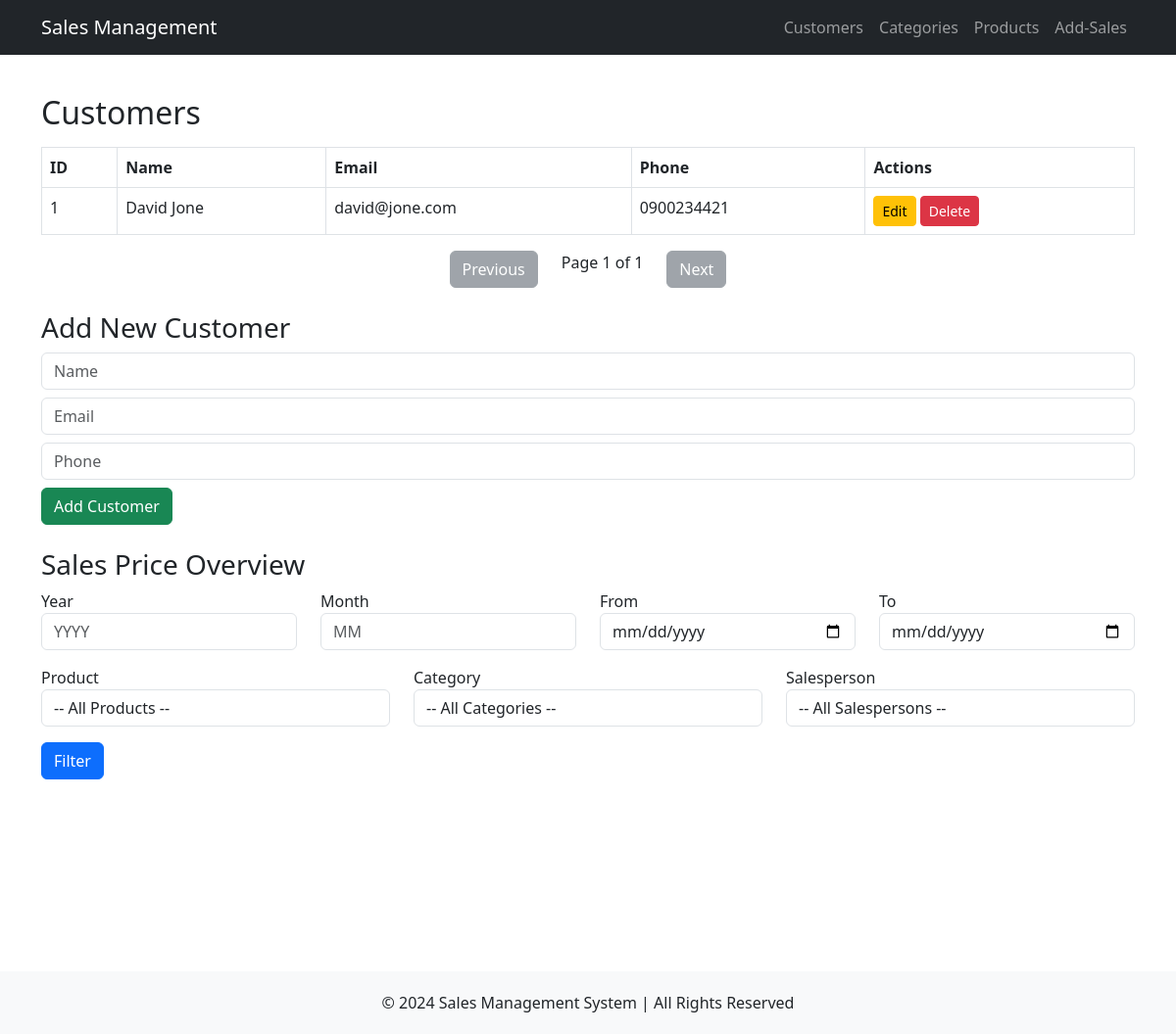
The page /customers on the database as committed earlier.
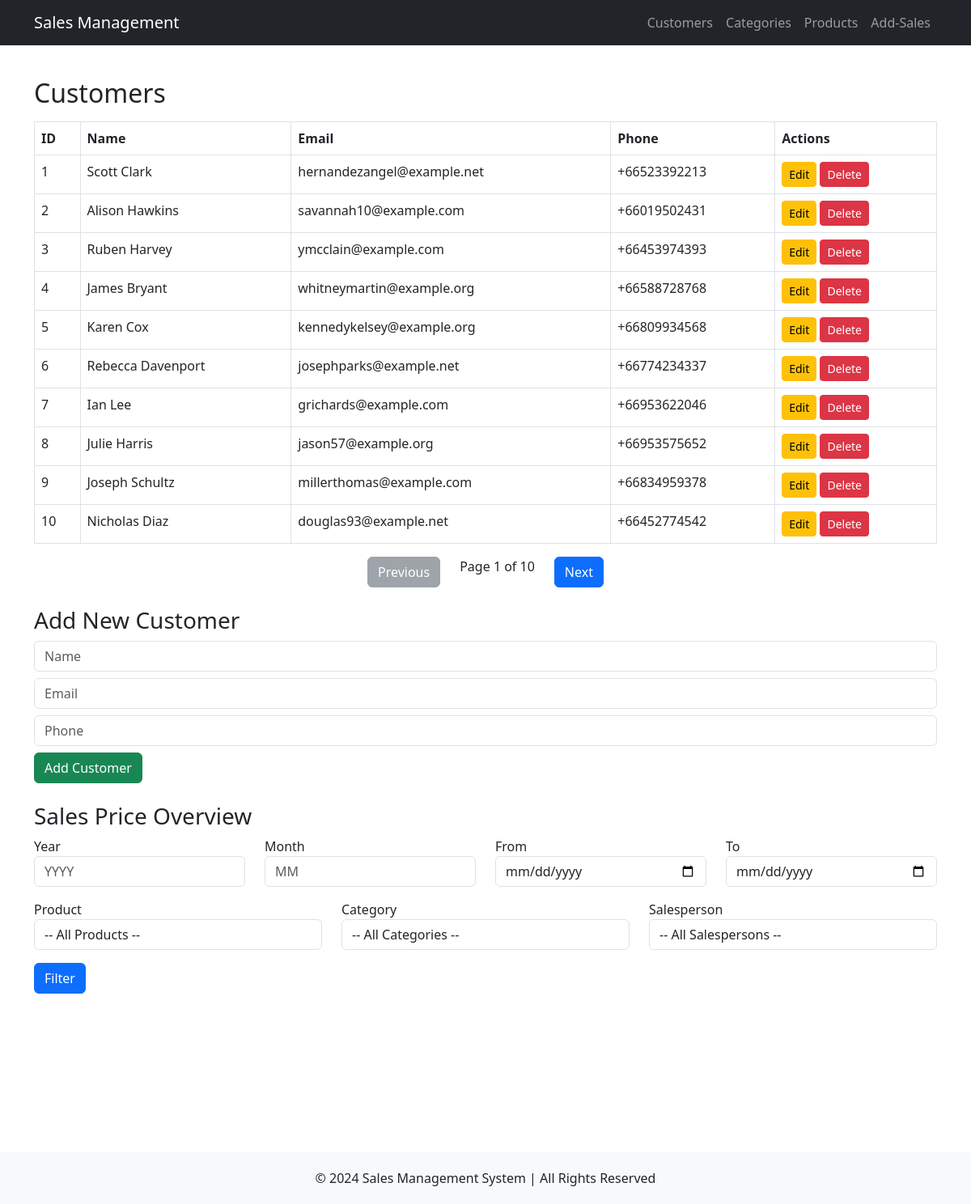
The same page on the database as committed later.
### tables this page shows
CREATE TABLE Customers (
    cus_id INTEGER PRIMARY KEY AUTOINCREMENT NOT NULL UNIQUE,
    name VARCHAR(30) NOT NULL,
    email VARCHAR(50) UNIQUE,
    tel VARCHAR(15) UNIQUE
);

### routes/customers.py (the view)
@customer_bp.route('/customers', methods=['GET', 'POST'])
def customers():
    try:
        page = request.args.get('page', 1, type=int)
        offset = (page - 1) * CUSTOMERS_PER_PAGE
        conn = get_db_connection()
        fcustomers = conn.execute('SELECT * FROM Customers LIMIT ? OFFSET ?', (CUSTOMERS_PER_PAGE, offset)).fetchall()
        conn.close()
        conn = get_db_connection()
        total_customers = conn.execute('SELECT COUNT(*) FROM Customers').fetchone()[0]
        conn.close()
        total_pages = (total_customers + CUSTOMERS_PER_PAGE - 1) // CUSTOMERS_PER_PAGE
        has_prev = page > 1
        has_next = page < total_pages
        conn = get_db_connection()
        customers = conn.execute('SELECT * FROM Customers').fetchall()
        categories = conn.execute('SELECT * FROM Product_categories').fetchall()
        products = conn.execute('SELECT * FROM Products').fetchall()
        salespersons = conn.execute('SELECT * FROM Salespersons').fetchall()
        filtered_sales = []  # Default: No sales shown until filtered
        query_params = []
        if request.method == 'POST':
            year = request.form.get('year')
            month = request.form.get('month')
            start_date = request.form.get('start_date')
            end_date = request.form.get('end_date')
            product_id = request.form.get('product_id')
            category_id = request.form.get('category_id')
            salesperson_id = request.form.get('salesperson_id')
            query = """
                SELECT Sales_transactions.st_id, Sales_transactions.st_date, Sales_transactions.st_total, Customers.name AS customer, Salespersons.name AS salesperson,
                Products.name AS product, Products.price, Sales_products.purchased_qty, Product_categories.name AS category
                FROM Sales_transactions
                JOIN Sales_products ON Sales_transactions.st_id = Sales_products.sales_transaction_id
                JOIN Products ON Sales_products.product_id = Products.pro_id
                JOIN Product_categories ON Products.category_id = Product_categories.proc_id
                JOIN Customers ON Sales_transactions.cus_id = Customers.cus_id
                JOIN Salespersons ON Sales_transactions.sp_id = Salespersons.sp_id
                WHERE 1=1
            """
            if year:
                query += " AND strftime('%Y', Sales_transactions.st_date) = ?"
                query_params.append(year)
            if month:
                query += " AND strftime('%m', Sales_transactions.st_date) = ?"
                query_params.append(month)
            if start_date and end_date:
                query += " AND Sales_transactions.st_date BETWEEN ? AND ?"
                query_params.append(start_date)
                query_params.append(end_date)
            if product_id:
                query += " AND Products.pro_id = ?"
                query_params.append(product_id)
            if category_id:
                query += " AND Product_categories.proc_id = ?"
                query_params.append(category_id)
            if salesperson_id:
                query += " AND Salespersons.sp_id = ?"
                query_params.append(salesperson_id)
            filtered_sales = conn.execute(query, query_params).fetchall()
        else:
            filtered_sales = []  # Default: No data unless searched
        conn.close()
        return render_template('customers.html', fcustomers=fcustomers,
                                                 page=page,
                                                 total_pages=total_pages,
                                                 has_prev=has_prev,
                                                 has_next=has_next,
                                                 customers=customers,
                                                 categories=categories,
                                                 products=products,
                                                 salespersons=salespersons,
                                                 sales=filtered_sales,)
    except Exception as e:
        flash(f"Error: {str(e)}", 'danger')
        print("Error:", e)
        return render_template('customers.html', customers=[])

### routes/customers.py (called while the page is built)
def get_db_connection():
    conn = sqlite3.connect(DATABASE)
    conn.row_factory = sqlite3.Row
    return conn

### templates/customers.html (shortened to what this page needs)
{% extends 'base.html' %}
{% block content %}
    <h2>Customers</h2>
    <table class='table table-bordered mt-3'>
        <thead>
            <tr>
                <th>ID</th>
                <th>Name</th>
                <th>Email</th>
                <th>Phone</th>
                <th>Actions</th>
            </tr>
        </thead>
        <tbody>
            {% for fcustomer in fcustomers %}
            <tr>
                <td>{{ fcustomer['cus_id'] }}</td>
                <td>{{ fcustomer['name'] }}</td>
                <td>{{ fcustomer['email'] }}</td>
                <td>{{ fcustomer['tel'] }}</td>
                <td>
                    <a href='/edit_customer/{{ fcustomer["cus_id"] }}' class='btn btn-warning btn-sm'>Edit</a>
                    <a href='/delete_customer/{{ fcustomer["cus_id"] }}' class='btn btn-danger btn-sm'>Delete</a>
                </td>
            </tr>
            {% endfor %}
        </tbody>
    </table>
    <div class="pagination d-flex justify-content-center">
        {% if has_prev %}
            <a href="{{ url_for('customer_bp.customers', page=page-1) }}" class="btn btn-primary mx-4">Previous</a>
        {% else %}
            <button class="btn btn-secondary mx-4" disabled>Previous</button>
        {% endif %}
        <span>Page {{ page }} of {{ total_pages }}</span>
        {% if has_next %}
            <a href="{{ url_for('customer_bp.customers', page=page+1) }}" class="btn btn-primary mx-4">Next</a>
        {% else %}
            <button class="btn btn-secondary mx-4" disabled>Next</button>
        {% endif %}
    </div>
    <br/>
    <h3>Add New Customer</h3>
    <form action='/add_customer' method='post'>
        <input type='text' name='name' placeholder='Name' required class='form-control mb-2'>
        <input type='email' name='email' placeholder='Email' required class='form-control mb-2'>
        <input type='text' name='tel' placeholder='Phone' required class='form-control mb-2'>
        <button type='submit' class='btn btn-success'>Add Customer</button>
    </form>
<h3 class="mt-4">Sales Price Overview</h3>
<form method="POST" action="{{ url_for('customer_bp.customers') }}">
    <div class="row">
        <div class="col-md-3">
            <label>Year</label>
            <input type="number" name="year" class="form-control" placeholder="YYYY">
        </div>
        <div class="col-md-3">
            <label>Month</label>
            <input type="number" name="month" class="form-control" placeholder="MM">
        </div>
        <div class="col-md-3">
            <label>From</label>
            <input type="date" name="start_date" class="form-control">
        </div>
        <div class="col-md-3">
            <label>To</label>
            <input type="date" name="end_date" class="form-control">
        </div>
    </div>
    <div class="row mt-3">
        <div class="col-md-4">
            <label>Product</label>
            <select name="product_id" class="form-control">
                <option value="">-- All Products --</option>
            </select>
        </div>
        <div class="col-md-4">
            <label>Category</label>
            <select name="category_id" class="form-control">
                <option value="">-- All Categories --</option>
            </select>
        </div>
        <div class="col-md-4">
            <label>Salesperson</label>
            <select name="salesperson_id" class="form-control">
                <option value="">-- All Salespersons --</option>
            </select>
        </div>
    </div>
    <button type="submit" class="btn btn-primary mt-3">Filter</button>
</form>
<div class="mt-5" style="height: 100px;"></div>
{% endblock %}

Rows that differ between the two databases and show on the page:
changed Customers id 1: name "David Jone" → "Scott Clark"; email "david@jone.com" → "hernandezangel@example.net"; tel "0900234421" → "+66523392213"
added Customers: cus_id "2", name "Alison Hawkins", email "savannah10@example.com", tel "+66019502431"
added Customers: cus_id "3", name "Ruben Harvey", email "ymcclain@example.com", tel "+66453974393"
added Customers: cus_id "4", name "James Bryant", email "whitneymartin@example.org", tel "+66588728768"
added Customers: cus_id "5", name "Karen Cox", email "kennedykelsey@example.org", tel "+66809934568"
added Customers: cus_id "6", name "Rebecca Davenport", email "josephparks@example.net", tel "+66774234337"
added Customers: cus_id "7", name "Ian Lee", email "grichards@example.com", tel "+66953622046"
added Customers: cus_id "8", name "Julie Harris", email "jason57@example.org", tel "+66953575652"
added Customers: cus_id "9", name "Joseph Schultz", email "millerthomas@example.com", tel "+66834959378"
added Customers: cus_id "10", name "Nicholas Diaz", email "douglas93@example.net", tel "+66452774542"
Other text that changed with them:
{{ total_pages }}: "1" → "10"
